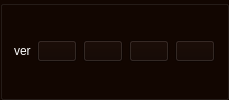
     <widget class="QGroupBox" name="versionANDlanguages">
      <property name="sizePolicy">
       <sizepolicy hsizetype="Preferred" vsizetype="Maximum">
        <horstretch>0</horstretch>
        <verstretch>0</verstretch>
       </sizepolicy>
      </property>
      <property name="styleSheet">
       <string notr="true">background-color: rgb(18, 6, 1);</string>
      </property>
      <property name="title">
       <string/>
      </property>
      <layout class="QGridLayout" name="gridLayout_3">
       <item row="0" column="0">
        <widget class="QLabel" name="labelVer">
         <property name="styleSheet">
          <string notr="true">color: rgb(255, 255, 255);</string>
         </property>
         <property name="text">
          <string>ver</string>
         </property>
        </widget>
       </item>
       <item row="0" column="1">
        <widget class="QPushButton" name="pushButtonRU">
         <property name="sizePolicy">
          <sizepolicy hsizetype="Maximum" vsizetype="Maximum">
           <horstretch>0</horstretch>
           <verstretch>0</verstretch>
          </sizepolicy>
         </property>
         <property name="cursor">
          <cursorShape>PointingHandCursor</cursorShape>
         </property>
         <property name="styleSheet">
          <string notr="true">image: url(:/flagRu.svg);</string>
         </property>
         <property name="text">
          <string/>
         </property>
        </widget>
       </item>
       <item row="0" column="2">
        <widget class="QPushButton" name="pushButtonEN">
         <property name="sizePolicy">
          <sizepolicy hsizetype="Fixed" vsizetype="Maximum">
           <horstretch>0</horstretch>
           <verstretch>0</verstretch>
          </sizepolicy>
         </property>
         <property name="font">
          <font>
           <pointsize>9</pointsize>
           <bold>false</bold>
           <kerning>true</kerning>
          </font>
         </property>
         <property name="focusPolicy">
          <enum>Qt::StrongFocus</enum>
         </property>
         <property name="toolTipDuration">
          <number>-1</number>
         </property>
         <property name="styleSheet">
          <string notr="true">image: url(:/ukFlag2.svg);</string>
         </property>
         <property name="text">
          <string/>
         </property>
         <property name="iconSize">
          <size>
           <width>16</width>
           <height>16</height>
          </size>
         </property>
         <property name="autoRepeatDelay">
          <number>300</number>
         </property>
         <property name="autoDefault">
          <bool>false</bool>
         </property>
         <property name="default">
          <bool>false</bool>
         </property>
         <property name="flat">
          <bool>false</bool>
         </property>
        </widget>
       </item>
       <item row="0" column="3">
        <widget class="QPushButton" name="pushButtonUA">
         <property name="sizePolicy">
          <sizepolicy hsizetype="Maximum" vsizetype="Maximum">
           <horstretch>0</horstretch>
           <verstretch>0</verstretch>
          </sizepolicy>
         </property>
         <property name="styleSheet">
          <string notr="true">image: url(:/Flag_of_Ukraine.svg.png);</string>
         </property>
         <property name="text">
          <string/>
         </property>
        </widget>
       </item>
       <item row="0" column="4">
        <widget class="QPushButton" name="pushButtonPOL">
         <property name="sizePolicy">
          <sizepolicy hsizetype="Maximum" vsizetype="Maximum">
           <horstretch>0</horstretch>
           <verstretch>0</verstretch>
          </sizepolicy>
         </property>
         <property name="toolTipDuration">
          <number>0</number>
         </property>
         <property name="styleSheet">
          <string notr="true">image: url(:/polFlag.png);</string>
         </property>
         <property name="text">
          <string/>
         </property>
        </widget>
       </item>
      </layout>
     </widget>
